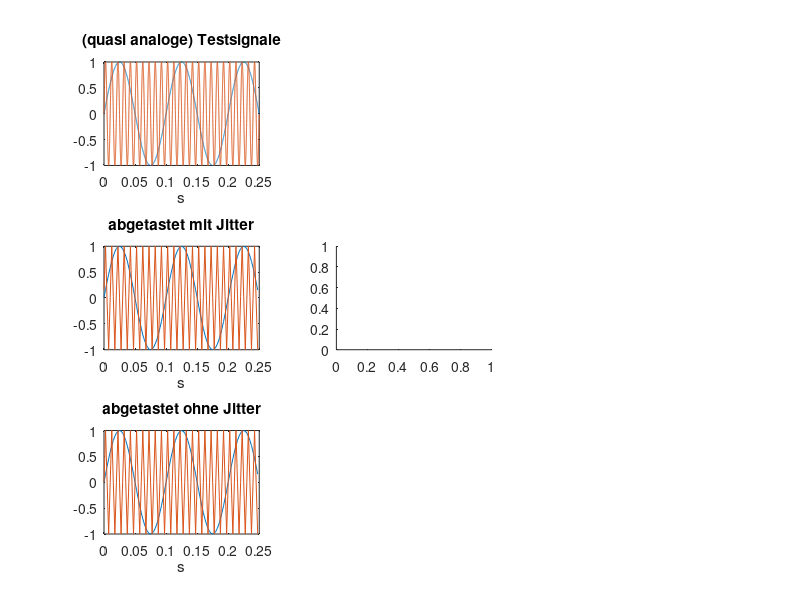

Here is the MATLAB script that generated this plot: (Note: this script raises an error after producing the figure.)
%% JitterSNR
%
% Ein EKG-Messgerät arbeitet mit der Abtastfrequenz f_a = 400Hz und einem
% 16-Bit AD-Wandler. Aus ungeklärten Gründen schwankt der Abtastzeitpunkt 
% im rms-Mittel (root mean square) um 0,01ms (==> 100khz).
% (i) Welches SNR erwarten Sie für ein Sinus-Testsignal mit der Frequenz
% 100Hz und bzw. 10Hz. Schätzen Sie den Einfluss durch Jitter  
% (Phasenrauschen)und durch Quantisierungsrauschen getrennt voneinander ab.    
% (ii) Simulieren Sie den Frequenzgang des Phasenrauschens, falls ein 100Hz
% und 10 Hz Signal mit Jitter abgtastet wird. 
% B. WIR 22.10.2020
clear all; close all;
%% (i) Theorie
%  SNR des Jitter
f_a  = 400  % Hz
f_in_100 = 100 % Hz
f_in_10 = 10 % HZ 
t_j = 1e-5; % s
SNR_j_100 = - 20*log10(2*pi*f_in_100*t_j)% lt skript
SNR_j_10 = - 20*log10(2*pi*f_in_10*t_j) % 


% SNR durch Quantisierung
SNR_16BIT = 16 * 6   % grob 6dB/Bit; im Detail 6.02 dB/Bit + 1,77 sieh skript

% Fazit: Das durch Quantsierung verursachte Rauschen ist vernachlässigbar.
% Es wirkt sich jeweils nur das Jitter-Rauschen aus. Das Jitter-SNR verschlechtert 
% sich mit 20dB/Dekade bezogen auf die Frequenz des Eingangssignals.  

%% (ii) Simulation
% 
  f_sim = f_a*100;  % in Hz ; Abtastung für die Simulation ; 
  t     = 0:1/f_sim:60-1/f_sim; % Zeitachse
  f_10  = 10; %Hz
  f_100 = 100; %Hz
  X_10  = sin(2*pi*f_10*t);
  X_100 = sin(2*pi*f_100*t);
  
figure(1); subplot(3,3,1);
plot(t(1:10000),X_10(1:10000)); title('(quasi analoge) Testsignale');xlabel('s')
hold on;
plot(t(1:10000),X_100(1:10000)); 
hold off;

% Abtastung mit Jitter
rms_jitter = 1.0e-4;
t_a = t(1:f_sim/f_a:end);
t_jitter = t_a + rms_jitter*randn(size(t_a));
%t_jitter = t_a + rms_jitter*sin(2*pi*1110*t_a).^2;


X_10_j  = sin(2*pi*f_10*t_jitter);
X_100_j = sin(2*pi*f_100*t_jitter);
X_10_a  = sin(2*pi*f_10*t_a);
X_100_a  = sin(2*pi*f_100*t_a); 
%%
% 

figure(1); subplot(3,3,4);
plot(t_a(1:100),X_10_j(1:100)); title('abgetastet mit Jitter');xlabel('s');
hold on;
plot(t_a(1:100),X_100_j(1:100)); 

figure(1); subplot(3,3,7);
plot(t_a(1:100),X_10_a(1:100)); title('abgetastet ohne Jitter');xlabel('s')
hold on;
plot(t_a(1:100),X_100_a(1:100)); 
hold off;

% Brechnung des SNR
subplot(3,3,5)
snr(X_10_j,400)
subplot(3,3,6)
snr(X_100_j,400)
subplot(3,3,8)
snr(X_10_a,400)
subplot(3,3,9)
snr(X_100_a,400)


